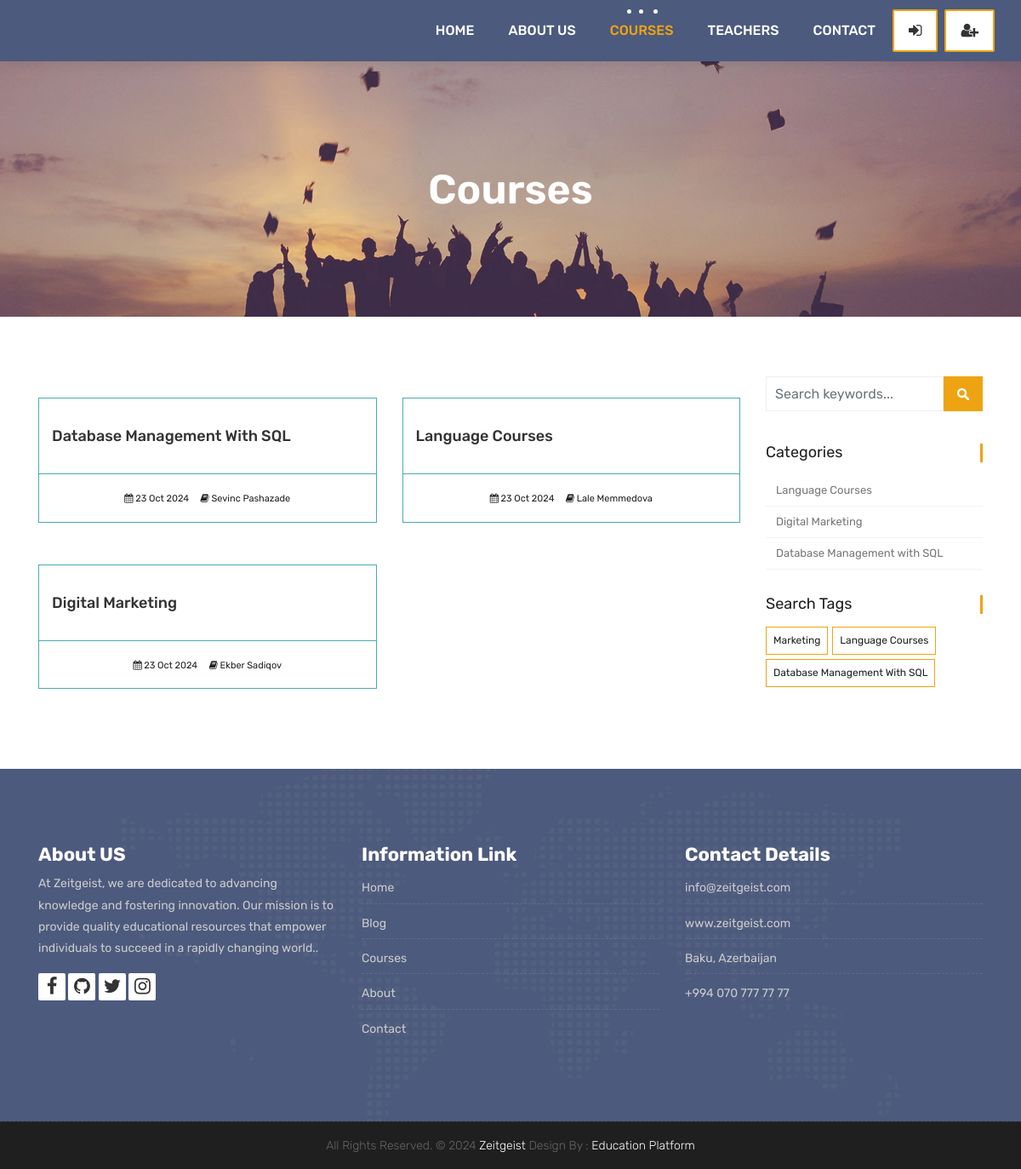
Page /courses/ on the committed database.
### courses/models.py (models this page shows, shortened)
class Course(models.Model):
    teacher = models.ForeignKey(Teacher, null=True, on_delete=models.CASCADE)
    name = models.CharField(max_length=200, unique=True)
    category = models.ForeignKey(Category, null=True, on_delete=models.DO_NOTHING)
    tags = models.ManyToManyField(Tag, blank=True, null=True)
    students = models.ManyToManyField(User, blank=True, related_name='courses_joined')
    description = models.TextField(blank=True, null=True)
    image = models.ImageField(upload_to="courses/%Y/%m/%d/", default="courses/default_course_image.jpg")
    date = models.DateTimeField(auto_now=True)
    available = models.BooleanField(default=True)

class Category(models.Model):
    name = models.CharField(max_length=50, null=True)
    slug = models.SlugField(max_length=50, unique=True, null=True)

class Tag(models.Model):
    name = models.CharField(max_length=50, null=True)
    slug = models.SlugField(max_length=50, unique=True, null=True)

### teachers/models.py (models this page shows)
class Teacher(models.Model):
    name = models.CharField(max_length=50)
    title = models.CharField(max_length=50)
    description = models.TextField(blank=True)
    image = models.ImageField(upload_to="courses/%Y/%m/%d/")
    facebook = models.URLField(max_length=100, blank=True)
    twitter = models.URLField(max_length=100, blank=True)
    linkedin = models.URLField(max_length=100, blank=True)
    youtube = models.URLField(max_length=100, blank=True)
    def __str__(self):
        return self.name

### courses/views.py (the view)
# urls.py: path('', views.course_list, name="courses"),
def course_list(request, category_slug=None, tag_slug=None):
    category_page = None
    tag_page = None
    categories = categories = Category.objects.all()
    tags = Tag.objects.all()
    current_user = request.user
    if category_slug != None:
        category_page = get_object_or_404(Category, slug=category_slug)
        courses = Course.objects.filter(available=True, category= category_page)
    elif tag_slug != None:
        tag_page = get_object_or_404(Tag, slug=tag_slug)
        courses = Course.objects.filter(available=True, tags=tag_page)
    else:
        if current_user.is_authenticated:
            enrolled_courses = current_user.courses_joined.all()
            courses = Course.objects.all().order_by('-date')
            for course in enrolled_courses:
                courses = courses.exclude(id = course.id)
        else:
            courses = Course.objects.all().order_by('-date')
    context = {
        'courses': courses,
        'categories': categories,
        'tags':tags
    }
    return render(request, 'courses.html', context)

### templates/courses.html (shortened to what this page needs)
{% extends 'partials/_base.html' %}
{% load static %}
{% block content %}
	<div class="all-title-box">
		<div class="container text-center">
			<h1>Courses</span></h1>
		</div>
	</div>
    <div id="overviews" class="section wb">
        <div class="container">
            <div class="row">
                <div class="col-lg-9 blog-post-single">
                    <div class="row">
						{% for course in courses %}
                        <div class="col-lg-6 col-md-6 col-12 mb-4">
                            <div class="course-item">
                                <div class="image-blog">
                                </div>
                                <div class="course-br">
                                    <div class="course-title">
                                        <h2><a href="{% url 'course_detail' course.category.slug course.id %}" title="">{{course.name}}</a></h2>
                                    </div>
                                </div>
                                <div class="course-meta-bot">
                                    <ul>
                                        <li><i class="fa fa-calendar" aria-hidden="true"></i> {{course.date|date:"d M Y"}}</li>
                                        <li><i class="fa fa-book" aria-hidden="true"></i> {{course.teacher}}</li>
                                    </ul>
                                </div>
                            </div>
                        </div>
						{% endfor %}
                    </div>
                </div>
				<div class="col-lg-3 col-12 right-single">
					<div class="widget-search">
						<div class="site-search-area">
							<form method="get" id="site-searchform" action="{% url 'search' %}">
								<div>
									<input class="input-text form-control" name="search" placeholder="Search keywords..." type="text">
									<input id="searchsubmit" value="Search" type="submit">
								</div>
							</form>
						</div>
					</div>
					<div class="widget-categories">
						<h3 class="widget-title">Categories</h3>
						<ul>
							{% for category in categories %}
								<li><a href="{% url 'courses_by_category' category.slug %}">{{category.name}}</a></li>
							{% endfor %}
						</ul>
					</div>
					<div class="widget-tags">
						<h3 class="widget-title">Search Tags</h3>
						<ul class="tags">
							{% for tag in tags %}
								<li><a href="{% url 'courses_by_tag' tag.slug %}">{% if tag.slug in request.path %} <b>{{tag.name}}</b>{% else %}{{tag.name}}{% endif %}</a></li>
							{% endfor %}
						</ul>
					</div>
				</div>
            </div>
        </div>
    </div>
	{% endblock %}

### static/style.css (style rules this page uses)
body { color: #333333; font-size: 14px; font-family: 'Rubik', sans-serif; line-height: 1.80857; }
html, body { height: 100%; }
a { color: #1f1f1f; text-decoration: none !important; outline: none !important; -webkit-transition: all .3s ease-in-out; -moz-transition: all .3s ease-in-out; -ms-transition: all .3s ease-in-out; -o-transition: all .3s ease-in-out; transition: all .3s ease-in-out; }
h1, h2, h3, h4, h5, h6 { letter-spacing: 0; font-weight: normal; position: relative; padding: 0 0 10px 0; font-weight: normal; line-height: 120% !important; color: #1f1f1f; margin: 0 }
h1 { font-size: 24px }
h2 { font-size: 22px }
h3 { font-size: 18px }
h1 a, h2 a, h3 a, h4 a, h5 a, h6 a { color: #212121; text-decoration: none!important; opacity: 1 }
a { color: #1f1f1f; text-decoration: none; outline: none; }
a, .btn { text-decoration: none !important; outline: none !important; -webkit-transition: all .3s ease-in-out; -moz-transition: all .3s ease-in-out; -ms-transition: all .3s ease-in-out; -o-transition: all .3s ease-in-out; transition: all .3s ease-in-out; }
.section { display: block; position: relative; overflow: hidden; padding: 70px 0; }
.section.wb { background-color: #ffffff; }
.all-title-box { background: url(images/banner.jpg)no-repeat; -webkit-background-size: cover; -moz-background-size: cover; -o-background-size: cover; background-size: cover; background-position: center; min-height: 300px; }
.all-title-box h1 { color: #fff; font-weight: 600; text-transform: capitalize; padding-top: 11%; font-size: 48px; line-height: 0px; }
.right-single .widget-search { margin-bottom: 30px; position: relative; display: inline-block; width: 100%; }
#site-searchform .form-control { border: 1px solid #eee; background-color: #fff; width: 82%; height: 41px; padding: 5px 10px 5px 10px; color: #999; float: left; border-radius: 0; }
#site-searchform #searchsubmit { float: left; width: 18%; height: 41px; cursor: pointer; text-indent: -5555em; line-height: 100; overflow: hidden; background: #eea412 url(images/search-icon.png) no-repeat center 14px; border: 0; transition: all 0.4s ease-in-out; -webkit-transition: all 0.4s ease-in-out; -moz-transition: all 0.4s ease-in-out; -ms-transition: all 0.4s ease-in-out; -o-transition: all 0.4s ease-in-out; }
.widget-categories { margin-bottom: 30px; }
.widget-categories .widget-title { font-size: 18px; font-weight: 400; padding: 0px; margin-bottom: 15px; border-right: 3px solid #eea412; }
.widget-categories ul { list-style: none; margin: 0px; padding: 0px; }
.widget-categories ul li { border-bottom: 1px solid #f2f2f2; font-size: 12px; line-height: 20px; padding: 8px 2px 8px 12px; }
.widget-categories ul li a { color: #777; font-size: 13px; }
.widget-tags .widget-title { font-size: 18px; font-weight: 400; padding: 0px; margin-bottom: 15px; border-right: 3px solid #eea412; }
.widget-tags .tags { list-style: none; margin: 0px; padding: 0px; }
.tags li { float: left; padding: 0px; margin: 0px 5px 5px 0px; list-style-type: none; line-height: 25px; }
.tags li a { border: 1px solid #eea412; color: #212121; text-transform: capitalize; float: left; font-size: 12px; padding: 3px 8px; -webkit-transition: all 0.2s; -moz-transition: all 0.2s; -ms-transition: all 0.2s; -o-transition: all 0.2s; transition: all 0.2s; }
.course-item { background: #ffffff; }
.course-title > h2 { margin: 15px 0; padding: 0px; }
.course-title a { font-size: 18px; line-height: 25px; font-weight: 500; color: #333333; text-transform: capitalize; }
.course-br { border: 1px solid #4babb1; padding: 15px; }
.course-meta-bot { border: 1px solid #4babb1; border-top: 0px; padding: 15px; }
.course-meta-bot ul { padding: 0px; margin: 0px; display: block; text-align: center; }
.course-meta-bot ul li { display: inline-block; list-style: none; padding: 0px 5px; color: #212121; font-size: 11px; }

### rows in the picture
Course: name "Database Management With SQL", date "23 Oct 2024", teacher "Sevinc Pashazade"
Course: name "Language Courses", date "23 Oct 2024", teacher "Lale Memmedova"
Course: name "Digital Marketing", date "23 Oct 2024", teacher "Ekber Sadiqov"
Category: name "Language Courses"
Category: name "Digital Marketing"
Category: name "Database Management with SQL"
Tag: name "Marketing"
Tag: name "Language Courses"
Tag: name "Database Management With SQL"
